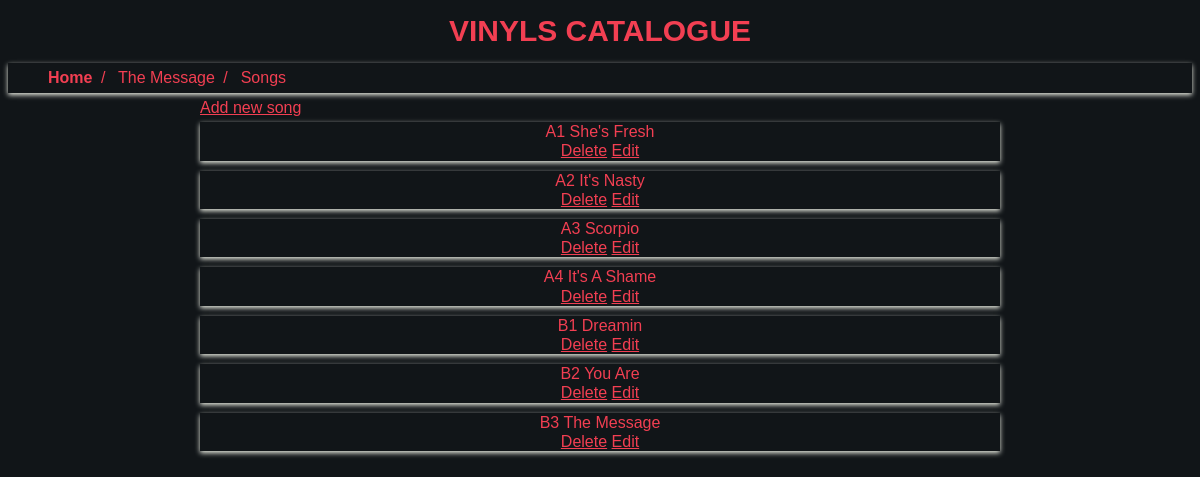
/release/10/, run on an earlier commit of the app's database.
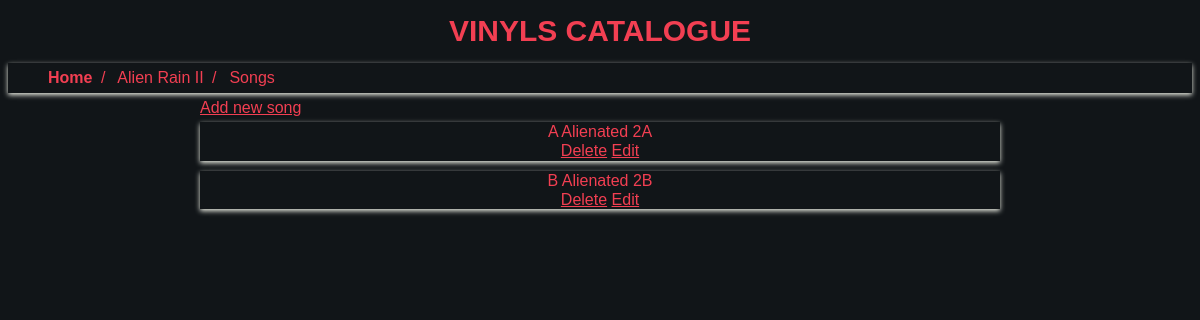
And on a later commit of the database.
### database_setup.py (models this page shows)
class Album(Base):
    __tablename__ = "album"
    id = Column(Integer, primary_key=True)
    title = Column(String(80), nullable=False)
    artist = Column(String(80), nullable=False)
    label = Column(String(80), nullable=False)
    released = Column(String(4))
    genre_id = Column(Integer, ForeignKey('genre.id'))
    genre = relationship(Genre)

class Song(Base):
    __tablename__ = "song"
    id = Column(Integer, primary_key=True)
    position = Column(String(4), nullable=False)
    title = Column(String(80), nullable=False)
    release_id = Column(Integer, ForeignKey('album.id'))
    album = relationship(Album)

### views.py (the view)
@app.route('/release/<int:release_id>/')
def showSongs(release_id):
    release = session.query(Album).filter_by(id=release_id).one()
    songs = session.query(Song).filter_by(release_id=release_id).order_by(Song.position).all()
    return render_template('songs.html', release=release, songs=songs)

### templates/songs.html (shortened to what this page needs)
<!DOCTYPE html>
<html lang="en">
<head>
  <link rel=stylesheet type=text/css href="{{ url_for('static', filename='styles.css') }}">
</head>
<body>
  <header>
    <nav>
      <h1>
        <a href="/">Vinyls Catalogue</a>
      </h1>
      <ul id="breadcrumb" aria-label="Breadcrumb" role="navigation">
        <li>
          <a href="/">Home</a>
        </li>
        <li>
          {{release.title}}
        </li>
        <li>
          Songs
        </li>
      </ul>
    </nav>
  </header>
  <main>
    <a href="{{url_for('newSong', release_id=release.id)}}">Add new song</a>
    <ul class='song-list'>
      {% for song in songs %}
      <li class='song'>
        <span>{{song.position}}</span>
        <span>{{song.title}}</span></br>
        <a href="{{url_for('deleteSong', release_id=release.id, song_id=song.id)}}">Delete</a>
        <a href="{{url_for('editSong', release_id=release.id, song_id=song.id)}}">Edit</a>
      </li>
      {% endfor %}
    </ul>
  </main>
</body>
</html>

What changed in the data, as far as the page shows it:
no longer on this page (row edited): Song: position "A1", title "She's Fresh"
no longer on this page (row edited): Song: position "A2", title "It's Nasty"
no longer on this page (row edited): Song: position "A3", title "Scorpio"
no longer on this page (row edited): Song: position "A4", title "It's A Shame"
no longer on this page (row edited): Song: position "B1", title "Dreamin"
no longer on this page (row edited): Song: position "B2", title "You Are"
no longer on this page (row edited): Song: position "B3", title "The Message"
changed Album: title "The Message" → "Alien Rain II"
now on this page (row edited): Song: position "A", title "Alienated 2A"
now on this page (row edited): Song: position "B", title "Alienated 2B"
